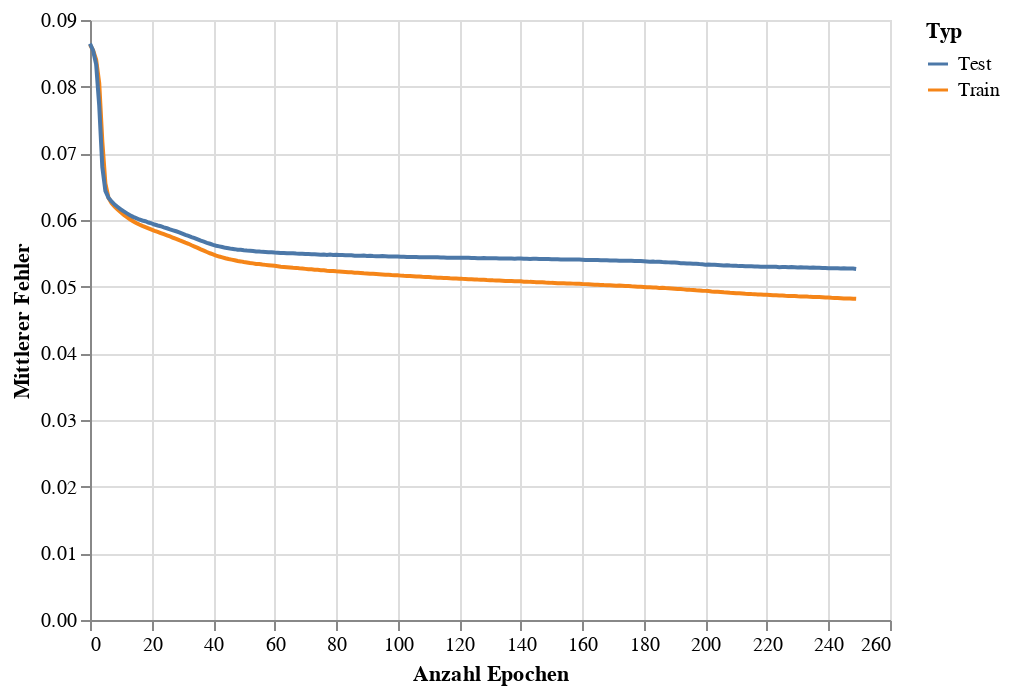

Notebook cell for this chart:
### Code cell
train_eval_loss_chart = alt.Chart(loss_df).mark_line().encode(
    x = alt.X('Epoch', title='Anzahl Epochen'),
    y = alt.Y('Loss',title='Mittlerer Fehler'),
    color = alt.Color('Type',title='Typ')
)
train_eval_loss_chart

### Figure 1 — Vega-Lite specification as saved in the notebook (floating-point values rounded to 4 significant figures; data arrays with more than 128 entries replaced by an {"elided": "..."} marker saying what was removed)
{"config": {"view": {"continuousWidth": 400, "continuousHeight": 300}}, "data": {"name": "data-c03dc766591c92e68f96f740112fc9f6"}, "mark": "line", "encoding": {"color": {"field": "Type", "title": "Typ", "type": "nominal"}, "x": {"field": "Epoch", "title": "Anzahl Epochen", "type": "quantitative"}, "y": {"field": "Loss", "title": "Mittlerer Fehler", "type": "quantitative"}}, "$schema": "https://vega.github.io/schema/vega-lite/v4.17.0.json", "datasets": {"data-c03dc766591c92e68f96f740112fc9f6": {"elided": "500 records"}}}
